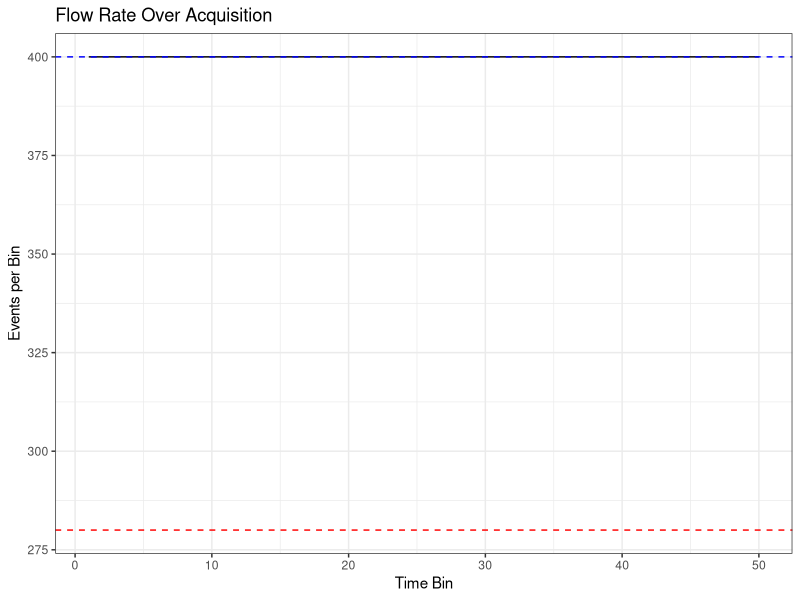
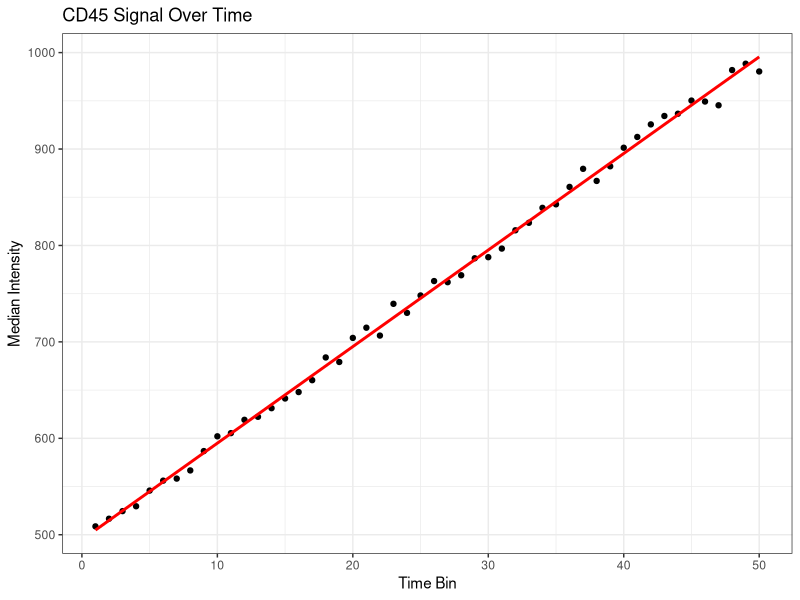
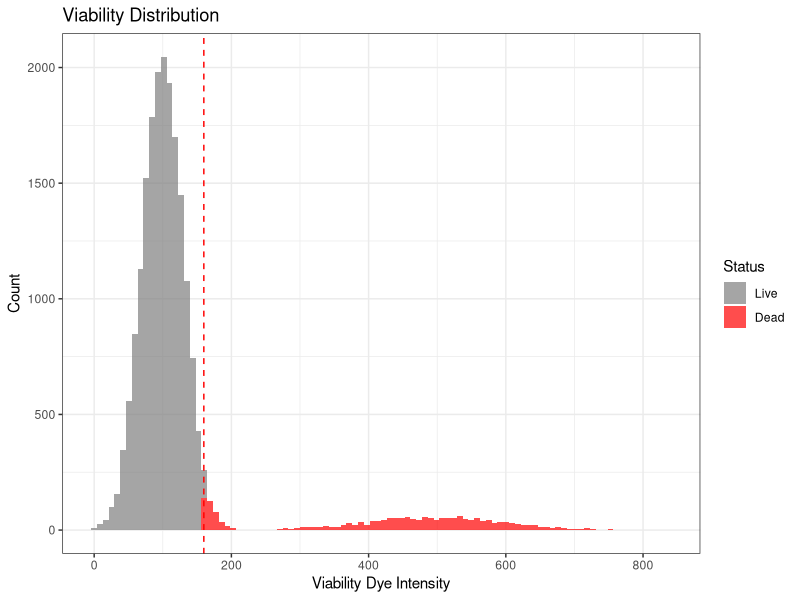

The R script that drew these images, in order:
# Reference: ggplot2 3.5+, dplyr 1.1+ | Verify API if version differs
# Self-contained QC simulation. For real files use flowAI::flow_auto_qc() / PeacoQC::PeacoQC().
library(ggplot2)
library(dplyr)

# === CONFIGURATION ===
output_dir <- 'qc_results/'
dir.create(output_dir, showWarnings = FALSE)

# === 1. SIMULATE FCS DATA ===
cat('Generating simulated flow cytometry data...\n')

set.seed(42)
n_events <- 20000

# Time course
time <- 1:n_events

# Simulate flow rate instability (clog at time 8000-9000)
flow_rate_factor <- rep(1, n_events)
flow_rate_factor[8000:9000] <- 0.3

# Simulate signal drift (gradual increase)
drift_factor <- 1 + 0.00005 * time

# Generate FSC/SSC
fsc_a <- rnorm(n_events, 100000, 15000) * drift_factor
ssc_a <- rnorm(n_events, 50000, 10000) * drift_factor

# Generate markers
cd45 <- rnorm(n_events, 500, 80) * drift_factor
cd3 <- rnorm(n_events, 300, 60) * drift_factor
cd4 <- rnorm(n_events, 200, 50) * drift_factor

# Add some dead cells (high viability dye)
viability <- rnorm(n_events, 100, 30)
dead_idx <- sample(1:n_events, n_events * 0.08)
viability[dead_idx] <- rnorm(length(dead_idx), 500, 100)

# Add margin events
margin_idx <- sample(1:n_events, n_events * 0.02)
fsc_a[margin_idx] <- 262143  # Max value

data <- data.frame(
    Time = time,
    FSC_A = pmax(fsc_a, 0),
    SSC_A = pmax(ssc_a, 0),
    CD45 = pmax(cd45, 0),
    CD3 = pmax(cd3, 0),
    CD4 = pmax(cd4, 0),
    Viability = pmax(viability, 0)
)

cat('Total events:', nrow(data), '\n')

# === 2. FLOW RATE CHECK ===
cat('\n=== Flow Rate Analysis ===\n')

n_bins <- 50
data$time_bin <- cut(data$Time, breaks = n_bins, labels = FALSE)
flow_rate <- data %>%
    group_by(time_bin) %>%
    summarise(events = n(), .groups = 'drop')

flow_cv <- sd(flow_rate$events) / mean(flow_rate$events) * 100
cat('Flow rate CV:', round(flow_cv, 1), '%\n')
# CV<20%: Standard flow rate stability threshold. Higher CV indicates clogs or bubbles.
cat('Status:', ifelse(flow_cv < 20, 'PASS', 'FAIL'), '\n')

# Plot flow rate
p1 <- ggplot(flow_rate, aes(x = time_bin, y = events)) +
    geom_line() +
    geom_hline(yintercept = mean(flow_rate$events), linetype = 'dashed', color = 'blue') +
    geom_hline(yintercept = mean(flow_rate$events) * 0.7, linetype = 'dashed', color = 'red') +
    theme_bw() +
    labs(title = 'Flow Rate Over Acquisition', x = 'Time Bin', y = 'Events per Bin')
ggsave(file.path(output_dir, 'flow_rate.png'), p1, width = 10, height = 4)

# === 3. SIGNAL DRIFT CHECK ===
cat('\n=== Signal Drift Analysis ===\n')

drift_check <- data %>%
    group_by(time_bin) %>%
    summarise(
        CD45_median = median(CD45),
        CD3_median = median(CD3),
        .groups = 'drop'
    )

# Linear trend
cd45_trend <- lm(CD45_median ~ time_bin, data = drift_check)
cd45_pct_change <- (predict(cd45_trend, newdata = data.frame(time_bin = n_bins)) -
                   predict(cd45_trend, newdata = data.frame(time_bin = 1))) /
                   predict(cd45_trend, newdata = data.frame(time_bin = 1)) * 100

cat('CD45 drift:', round(cd45_pct_change, 1), '%\n')
# drift<10%: Signal should not change >10% during acquisition. Indicates instrument instability.
cat('Status:', ifelse(abs(cd45_pct_change) < 10, 'PASS', 'WARNING'), '\n')

# Plot signal drift
p2 <- ggplot(drift_check, aes(x = time_bin, y = CD45_median)) +
    geom_point() +
    geom_smooth(method = 'lm', color = 'red', se = FALSE) +
    theme_bw() +
    labs(title = 'CD45 Signal Over Time', x = 'Time Bin', y = 'Median Intensity')
ggsave(file.path(output_dir, 'signal_drift.png'), p2, width = 10, height = 4)

# === 4. MARGIN EVENTS ===
cat('\n=== Margin Events ===\n')

max_val <- 262143
margin_mask <- data$FSC_A >= max_val * 0.99 | data$FSC_A <= 0

cat('Margin events:', sum(margin_mask), '(', round(mean(margin_mask) * 100, 2), '%)\n')
# <5% margin: Events at detector limits indicate saturation. >5% suggests voltage issues.
cat('Status:', ifelse(mean(margin_mask) < 0.05, 'PASS', 'WARNING'), '\n')

# === 5. DEAD CELL EXCLUSION ===
cat('\n=== Dead Cell Analysis ===\n')

viability_threshold <- quantile(data$Viability, 0.9)
dead_mask <- data$Viability > viability_threshold

cat('Dead cells:', sum(dead_mask), '(', round(mean(dead_mask) * 100, 1), '%)\n')
# <15% dead: Acceptable for most samples. >15% may indicate sample handling issues.
cat('Status:', ifelse(mean(dead_mask) < 0.15, 'PASS', 'WARNING'), '\n')

# Viability distribution
p3 <- ggplot(data, aes(x = Viability, fill = dead_mask)) +
    geom_histogram(bins = 100, alpha = 0.7) +
    geom_vline(xintercept = viability_threshold, linetype = 'dashed', color = 'red') +
    scale_fill_manual(values = c('gray50', 'red'), labels = c('Live', 'Dead')) +
    theme_bw() +
    labs(title = 'Viability Distribution', x = 'Viability Dye Intensity', y = 'Count', fill = 'Status')
ggsave(file.path(output_dir, 'viability.png'), p3, width = 8, height = 5)

# === 6. APPLY QC FILTERS ===
cat('\n=== Applying QC Filters ===\n')

# Combined filter
qc_pass <- !margin_mask & !dead_mask
cat('Events passing all QC:', sum(qc_pass), '(', round(mean(qc_pass) * 100, 1), '%)\n')

clean_data <- data[qc_pass, ]

# === 7. QC SUMMARY ===
cat('\n=== QC SUMMARY ===\n')
cat('Original events:', nrow(data), '\n')
cat('After margin removal:', sum(!margin_mask), '\n')
cat('After dead cell removal:', sum(!dead_mask), '\n')
cat('Final clean events:', nrow(clean_data), '\n')
cat('Total removed:', nrow(data) - nrow(clean_data), '(',
    round((1 - nrow(clean_data)/nrow(data)) * 100, 1), '%)\n')

# === 8. EXPORT ===
write.csv(clean_data, file.path(output_dir, 'qc_passed_data.csv'), row.names = FALSE)

# QC report
sink(file.path(output_dir, 'qc_report.txt'))
cat('=== FLOW CYTOMETRY QC REPORT ===\n\n')
cat('Date:', Sys.Date(), '\n')
cat('Total events:', nrow(data), '\n\n')
cat('--- Flow Rate ---\n')
cat('CV:', round(flow_cv, 1), '%\n')
cat('Status:', ifelse(flow_cv < 20, 'PASS', 'FAIL'), '\n\n')
cat('--- Signal Drift ---\n')
cat('CD45 change:', round(cd45_pct_change, 1), '%\n')
cat('Status:', ifelse(abs(cd45_pct_change) < 10, 'PASS', 'WARNING'), '\n\n')
cat('--- Event Filtering ---\n')
cat('Margin events removed:', sum(margin_mask), '\n')
cat('Dead cells removed:', sum(dead_mask), '\n')
cat('Final events:', nrow(clean_data), '\n')
sink()

cat('\nResults saved to', output_dir, '\n')
